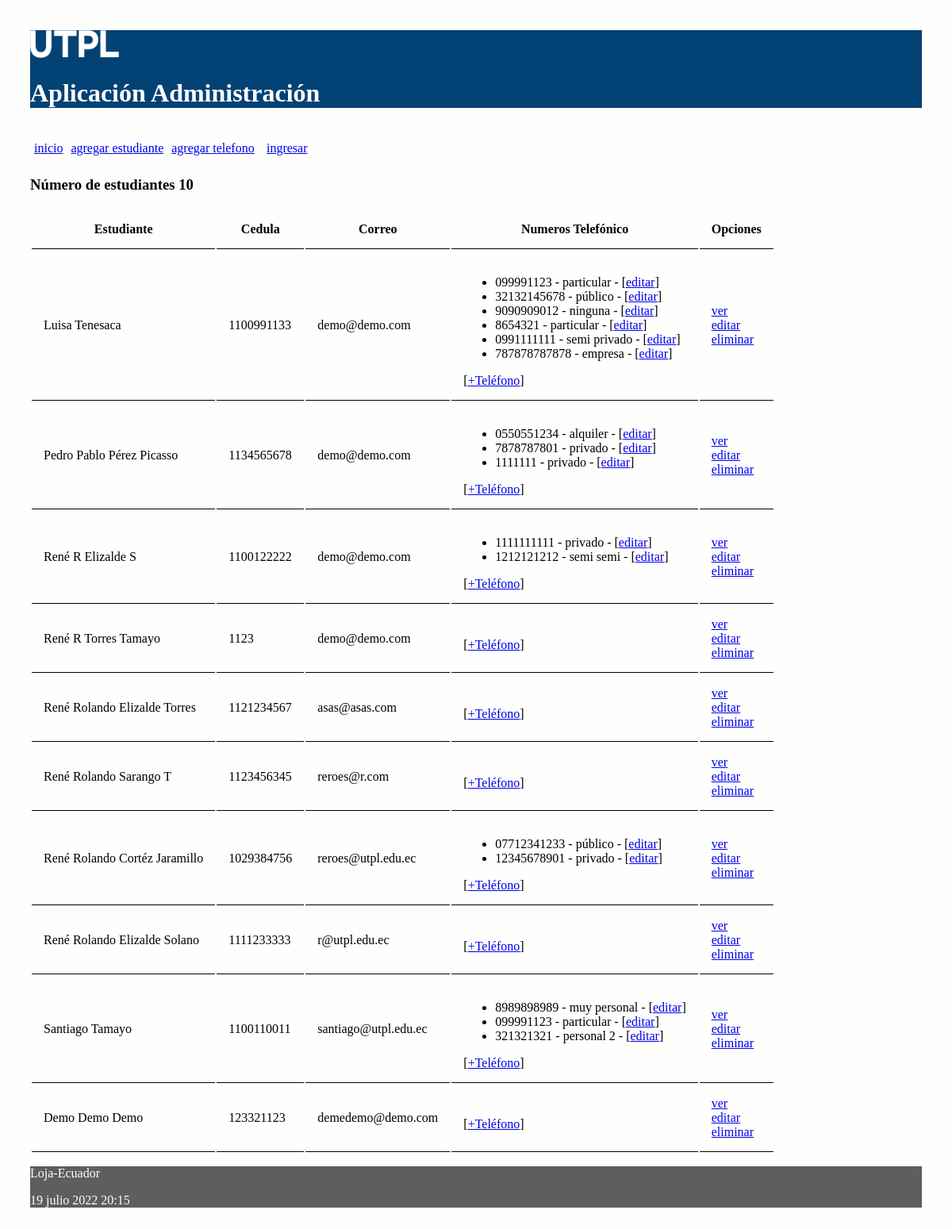
Before: / with the older database file.
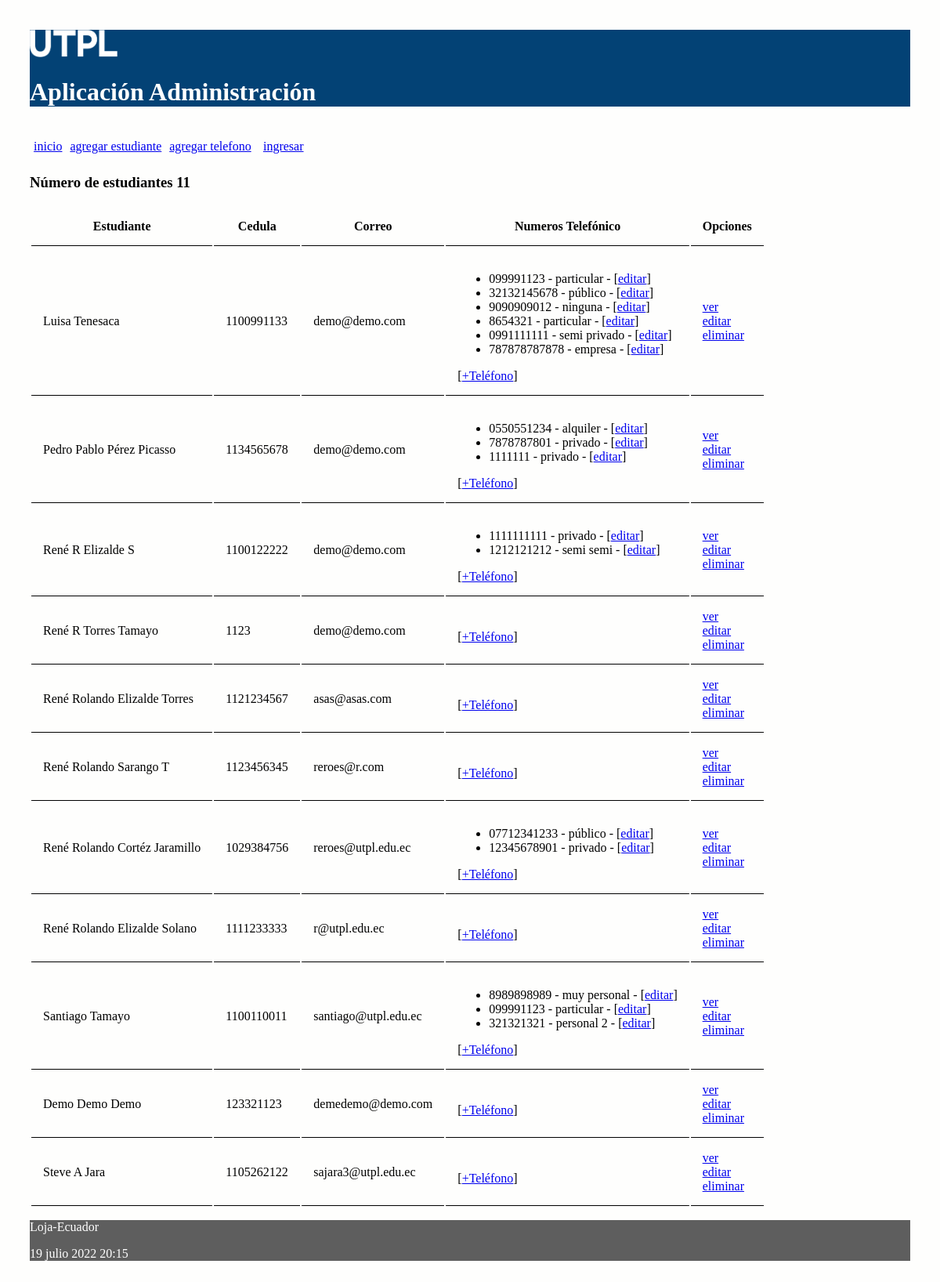
After: the same page with the newer database file.
### administrativo/models.py (models this page shows, shortened)
class Estudiante(models.Model):
    nombre = models.CharField(max_length=30)
    apellido = models.CharField(max_length=30)
    cedula = models.CharField(max_length=30, unique=True)
    correo = models.EmailField()

class NumeroTelefonico(models.Model):
    telefono = models.CharField(max_length=100)
    tipo = models.CharField(max_length=100)
    estudiante = models.ForeignKey(Estudiante, on_delete=models.CASCADE,
            related_name="numeros_telefonicos")

### administrativo/views.py (the view)
# urls.py: path('', views.index, name='index'),
def index(request):
    estudiantes = Estudiante.objects.all()
    informacion_template = {'estudiantes': estudiantes, 'numero_estudiantes': len(estudiantes)}
    return render(request, 'index.html', informacion_template)

### administrativo/templates/index.html (shortened to what this page needs)
{% extends "master.html" %}
{% block content %}
<h3>Número de estudiantes {{ numero_estudiantes }}</h3>
<table id="tabla_datos">
  <thead>
    <tr>
      <th>Estudiante</th>
      <th>Cedula</th>
      <th>Correo</th>
      <th>Numeros Telefónico </th>
      <th>Opciones</th>
    </tr>
  </thead>
  {% for e in estudiantes %}
  <tr>
    <td> {{e.nombre}} {{e.apellido}}</td>
    <td> {{e.cedula}}</td>
    <td> {{e.correo}}</td>
    <td>
      <ul>
        {% for t in e.numeros_telefonicos.all %}
          <li>
            <span>{{t.telefono}} - {{t.tipo}} - [<a href="{% url 'editar_numero_telefonico' t.id %}">editar</a>] </span>
          </li>
        {% endfor %}
      </ul>
        [<a href="{% url 'crear_numero_telefonico_estudiante' e.id%}">+Teléfono</a>]
    </td>
    <td> <a href="{% url 'obtener_estudiante' e.id %}">ver</a> <br>
      <a href="{% url 'editar_estudiante' e.id %}">editar</a> <br>
      <a href="{% url 'eliminar_estudiante' e.id %}"
      onclick="return confirm('¿Está seguro de la eliminación?')" >
      eliminar</a>
    </td>
  </tr>
  {% endfor %}
</table>
{% endblock %}

### administrativo/templates/master.html (shortened to what this page needs)
<!DOCTYPE html>
<html>
  <head>
    {% load static %}
    <link rel="stylesheet" type="text/css" href="{% static 'css/estilos.css' %}">
    <link rel="stylesheet" type="text/css" href="https://cdn.datatables.net/1.10.25/css/jquery.dataTables.min.css">
  </head>
  <body>
  <header>
    <img src="{% static 'images/logo.png' %}" height="10%" width="10%" alt="My image">
    <h1>Aplicación Administración </h1>
    <nav class="top_menu">
      <ul>
        <li><a href="{% url 'index' %}">inicio</a></li>
        <li><a href="{% url 'crear_estudiante' %}">agregar estudiante</a></li>
        <li><a href="{% url 'crear_numero_telefonico' %}">agregar telefono</a></li>
        {% if user.is_authenticated %}
          <li><a href="{% url 'logout_view' %}">salir</a></li>
        {% else %}
          <li>[<a href="{% url 'login' %}">ingresar</a>]</li>
        {% endif %}
      </ul>
    </nav>
  </header>
  <section>
      {% block content %}
      {% endblock %}
  </section>
    <footer>
      <p>Loja-Ecuador</p>
      <p>{% now "j F Y H:i" %}</p>
    </footer>
  </body>
</html>

### administrativo/static/css/estilos.css (style rules this page uses)
body { background: #FEFEFD; padding: 30px; }
header { background: #034275; color: #FFF; }
section { width: 100%; }
th, td { padding: 15px; border-bottom: 1px solid black; }
.top_menu ul { list-style:none; float:left; padding: 5px; width:95%; }
.top_menu ul li { float:left; margin-right:10px; margin-bottom:5px; text: #FFF; }
footer { background: #5E5E5E; color: #FFF; }

Changed rows visible on the page:
added Estudiante: nombre "Steve A", apellido "Jara", cedula "1105262122", correo "sajara3@utpl.edu.ec"
Other visible differences:
{{ numero_estudiantes }}: "10" → "11"
